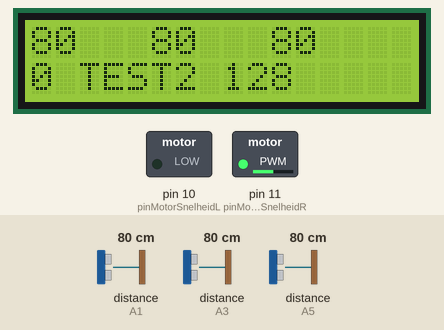
This sketch was run on a simulated Arduino Uno, built with avr-gcc and run on an emulated ATmega328P. Shown: 16×2 character LCD, switched loads named in the sketch (green lamp = pin HIGH). Wiring (inferred from the names in the program): 3 × ultrasonic range finder: trigger A0, echo A1 / trigger A2, echo A3 / trigger A4, echo A5. Dashed ring = blinking. Inputs (shaded band) come from the test bench; at power-on: distance to the obstacle (sensors on A3, A1, A5) 80 cm. The echo pulse lasts 58.3 µs per cm; pins used as bus, display or sensor lines are not drawn; what the sketch prints to the serial monitor is not drawn.

Above: at 3.2 s.
3.3 s: distance to the obstacle (sensor on A3) set to 35 cm
At 5.1 s:
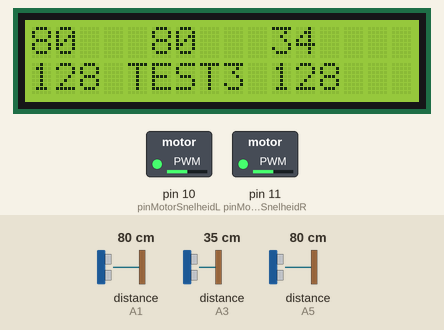
6.3 s: distance to the obstacle (sensor on A1) set to 37 cm
At 7.5 s:
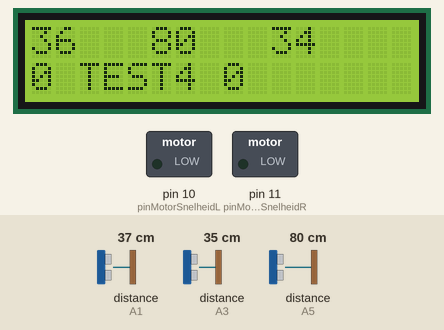
7.8 s: distance to the obstacle (sensor on A1) set to 31 cm
At 8.4 s:
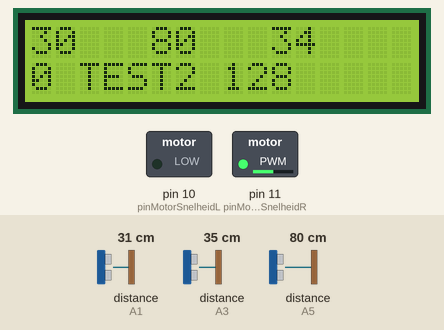
9.4 s: distance to the obstacle (sensor on A5) set to 2 cm
At 10.9 s:
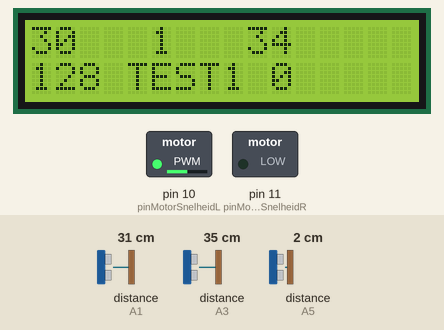
11.2 s: distance to the obstacle (sensor on A3) set to 120 cm
At 13.0 s:
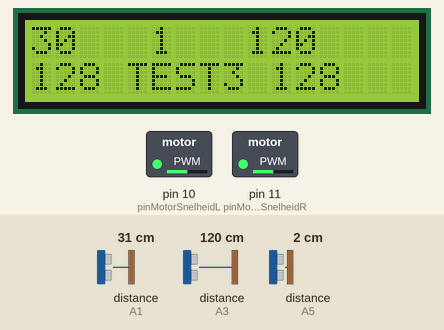
13.7 s: distance to the obstacle (sensor on A3) set to 18 cm
At 17.3 s:
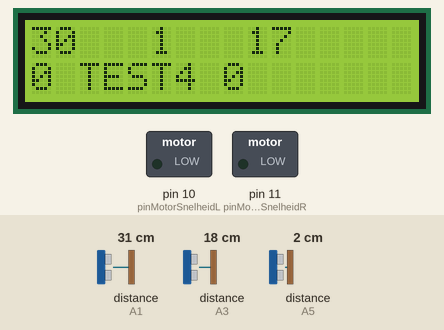
Timing chart, 0 to 17.8 s (numbered marks = the images above; inputs shaded):
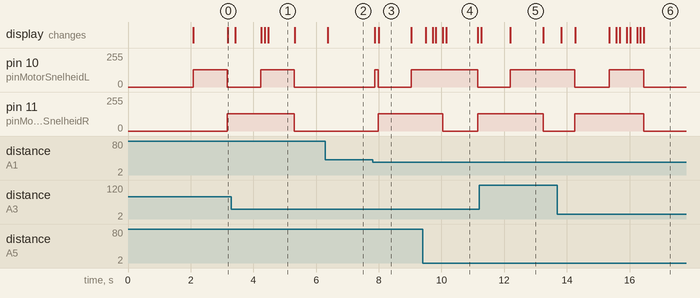

Measured:
- the behaviour switches between 35 and 34 cm on distance to the obstacle (sensor on A1) (found by bisection; images 2 and 3)
- after the input at 6.3 s, the display: changes after 0.07 s (image 2)
- after the input at 7.8 s, pin 10 (pinMotorSnelheidL): 0/255 → 128/255 after 0.07 s, → 0/255 0.12 s later, → 128/255 1.0 s later; pin 11 (pinMotorSnelheidR): 0/255 → 128/255 after 0.19 s; the display: first changes after 0.08 s (image 3 shows a later state)
- what the display in image 1 shows lasts 0.8 s, from 4.5 s to 5.3 s
- what the display in image 3 shows lasts 1.0 s, from 8.0 s to 9.0 s

The sketch:

testcode.ino
```cpp
/*****************************************
   Auto Startcode
   met toestansdiagrammen
   Emmauscollege
   v20211020GEE
 *****************************************/

/*****************************************
   libraries die je gebruikt
   de liquidcrystal library voor aansturen van het display
   is standaard geinstalleerd met de Arduino IDE
   meer info over deze library:
   https://www.arduino.cc/en/Reference/LiquidCrystal
 *****************************************/

#include <LiquidCrystal.h>

/*****************************************
   variabelen die je gebruikt
 *****************************************/

// initialize het display
// de helderheid van het display regel je met de potmeter op de auto,
// daarvoor is geen code nodig
LiquidCrystal lcd(7, 6, 5, 4, 3, 2);

// gebruikte pinnen
const int pinAfstandTrigM = A4; // afstandssensor midden
const int pinAfstandEchoM = A5; // afstandssensor midden
const int pinAfstandTrigR = A2; // afstandssensor rechts
const int pinAfstandEchoR = A3; // afstandssensor rechts
const int pinAfstandTrigL = A0; // afstandssensor links
const int pinAfstandEchoL = A1; // afstandssensor links
const int pinMotorSnelheidR = 11; // motor rechts
const int pinMotorSnelheidL = 10; // motor links

// variabelen om waarden van sensoren en actuatoren te onthouden
long afstandR = 0;
long afstandL = 0;
long afstandM = 0;
int snelheidR = 0;
int  snelheidL = 0;
String regelBoven = "";
String regelOnder = "";

// variabelen voor de toestanden maken
// toestanden:
const int RECHTSAF = 1;
const int LINKSAF = 2;
const int RIJD = 3;
const int KIJKT = 4;
int toestand = RECHTSAF;
unsigned long toestandStartTijd = 0;

/*****************************************
   functies die je gebruikt
 *****************************************/

// functie om afstandssensor uit te lezen
long readDistance(int triggerPin, int echoPin)
{
  long echoTime = 0;
  pinMode(triggerPin, OUTPUT);  // Clear the trigger
  digitalWrite(triggerPin, LOW);
  delayMicroseconds(2);
  // Sets the trigger pin to HIGH state for 10 microseconds
  digitalWrite(triggerPin, HIGH);
  delayMicroseconds(10);
  digitalWrite(triggerPin, LOW);
  pinMode(echoPin, INPUT);
  // Reads the echo pin, and returns the sound wave travel time in microseconds
  // timeout after 30.000 microseconds (around 5 meters)
  echoTime = pulseIn(echoPin, HIGH, 30000);
  if (echoTime == 0) {
    echoTime = 30000;
  }
  return echoTime;
}


/*****************************************
   setup() en loop()
 *****************************************/

void setup() {
  // pinnen voor afstandssensor worden
  // voor elke meting in readDistance()
  // in de goede mode gezet

  // zet pinmode voor motor aansturing via PWM
  pinMode(pinMotorSnelheidL, OUTPUT);
  pinMode(pinMotorSnelheidR, OUTPUT);

  // set up the LCD's number of columns and rows:
  lcd.begin(16, 2);

  // enable console
  Serial.begin(9600);

  // opstart bericht op console en seriële monitor
  lcd.setCursor(0, 0); // zet cursor op het begin van de bovenste regel
  lcd.print("Auto v20201021");
  lcd.setCursor(0, 1); // zet cursor op het begin van de onderste regel
  lcd.print("SETUP");// print demo bericht
  Serial.println("Auto start");
  delay(2000); // wachttijd om het display te lezen en de auto neer te zetten

  // zet toestanden en in beginstand
  toestand = RECHTSAF;
  toestandStartTijd = millis();
}

void loop() {
  // lees afstandssensoren uit
  // dit is nodig voor alle test toestanden
  // omrekenen naar centimeters = milliseconden / 29 / 2
  afstandR = readDistance(pinAfstandTrigR, pinAfstandEchoR) / 29 / 2;
  afstandL = readDistance(pinAfstandTrigL, pinAfstandEchoL) / 29 / 2;
  afstandM = readDistance(pinAfstandTrigM, pinAfstandEchoM) / 29 / 2;

  // bepaal toestand
  if (toestand == RECHTSAF) {
    if (millis() - toestandStartTijd > 1000) {
      toestandStartTijd = millis();
      toestand = LINKSAF;
    }
  }
  if (toestand == LINKSAF) {
    if (millis() - toestandStartTijd > 1000) {
      toestandStartTijd = millis();
      toestand = RIJD;
    }
  }
  if (toestand == RIJD) {
    if (millis() - toestandStartTijd > 1000) {
      toestandStartTijd = millis();
      toestand = KIJKT;
    }
  }

if (toestand==KIJKT){
  if (afstandR>afstandL){
    toestand= RECHTSAF;
    if(afstandL>afstandR)
    toestand= LINKSAF;
  }
}

  // bepaal snelheid afhankelijk van toestand
  // snelheid kan 0 t/m 255 zijn
  // bij lage getallen (ongeveer onder 100) heeft de motor
  // te weinig kracht om te rijden
  if (toestand == RECHTSAF) {
    snelheidR = 0;
    snelheidL = 128;
  }
  if (toestand == LINKSAF) {
    snelheidR = 128;
    snelheidL = 0;
  }
  if (toestand == RIJD) {
    snelheidR = 128;
    snelheidL = 128;
  }
  if (toestand == KIJKT) {
    snelheidR = 0;
    snelheidL = 0;
  }

  // zet waarden voor acturatoren, voor alle toestanden
  // zet motorsnelheid
  analogWrite(pinMotorSnelheidR, snelheidR);
  analogWrite(pinMotorSnelheidL, snelheidL);
  // zet tekst op display
  regelBoven = String(afstandL) + "   " +
               String(afstandM) + "   " +
               String(afstandR) + "   ";
  regelOnder = String(snelheidL) +
               " TEST" + String(toestand) + " " +
               String(snelheidR) + "      ";
  lcd.setCursor(0, 0); // zet cursor op het begin van de bovenste regel
  lcd.print(regelBoven);
  lcd.setCursor(0, 1); // zet cursor op het begin van de onderste regel
  lcd.print(regelOnder);
  // zet debug info op de seriële monitor
  Serial.print(regelBoven);
  Serial.print("--");
  Serial.println(regelOnder);

  // vertraging om te zorgen dat de seriële monitor de berichten bijhoudt
  delay(100);
}
```
